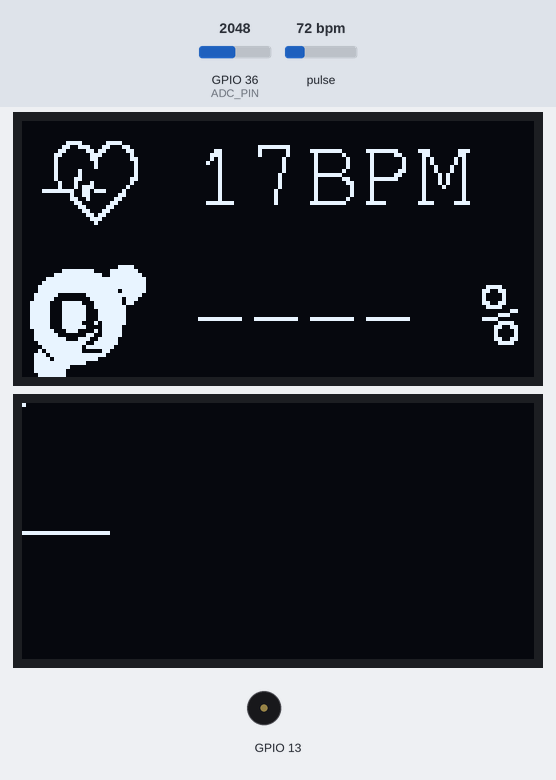
A program run on a simulated ESP32. Shown: 2 × 128×64 one-colour display, buzzer (waves = sounding). The test bench sets the inputs (shaded band); at power-on: pulse 72 bpm, GPIO 36 (ADC_PIN) = 2048 (analog values on the 0–4095 scale). The display library's start-up logo is not drawn; I2S audio is not simulated (input reads silence); what the program prints to the serial monitor is not drawn.

Above: at 6.5 s.
6.6 s: pulse set to 75 bpm
At 7.5 s:
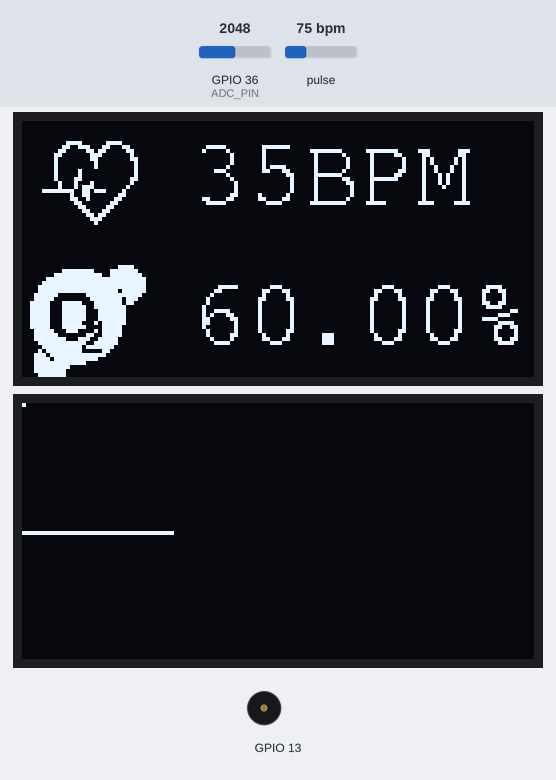
9.6 s: pulse set to 42 bpm
At 9.94 s:
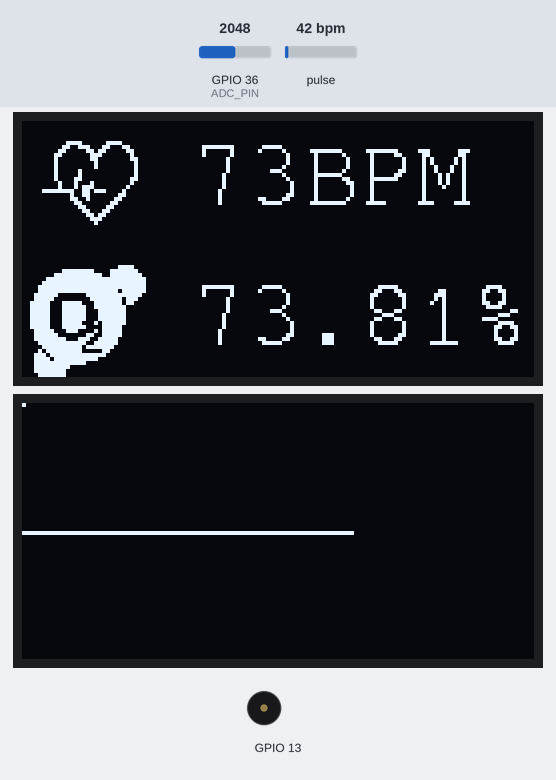
12.6 s: GPIO 36 (ADC_PIN) set to 2866
At 13.88 s:
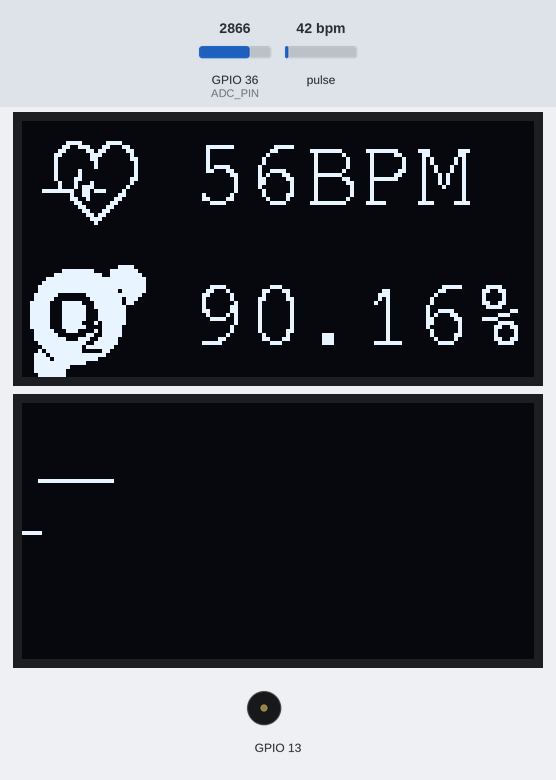
15.2 s: GPIO 36 (ADC_PIN) set to 3603
At 15.65 s:
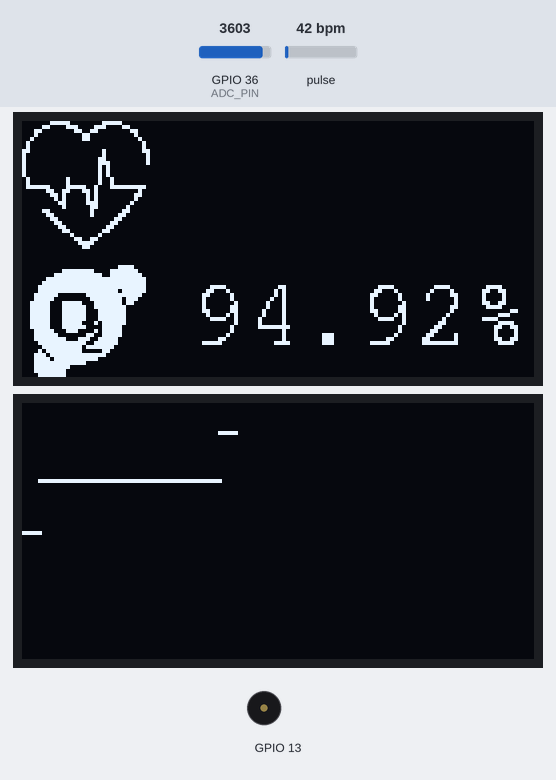
16.9 s: pulse set to 70 bpm
At 19.0 s:
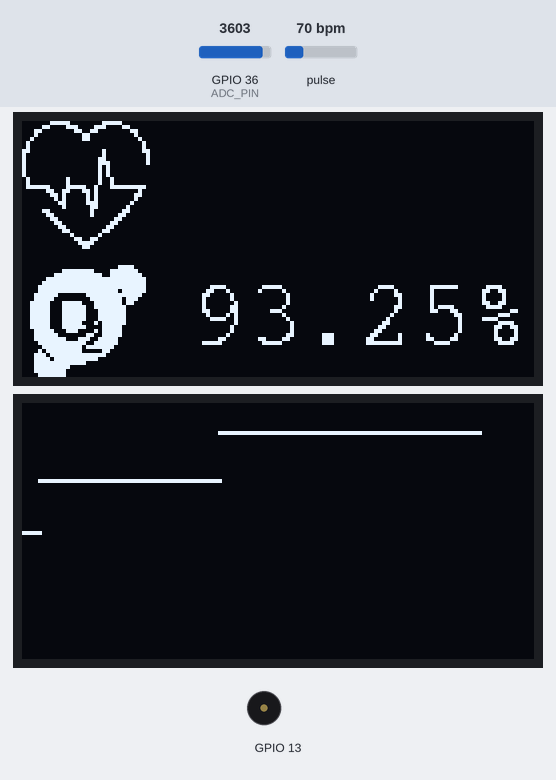
19.4 s: GPIO 36 (ADC_PIN) set to 4040
At 19.9 s:
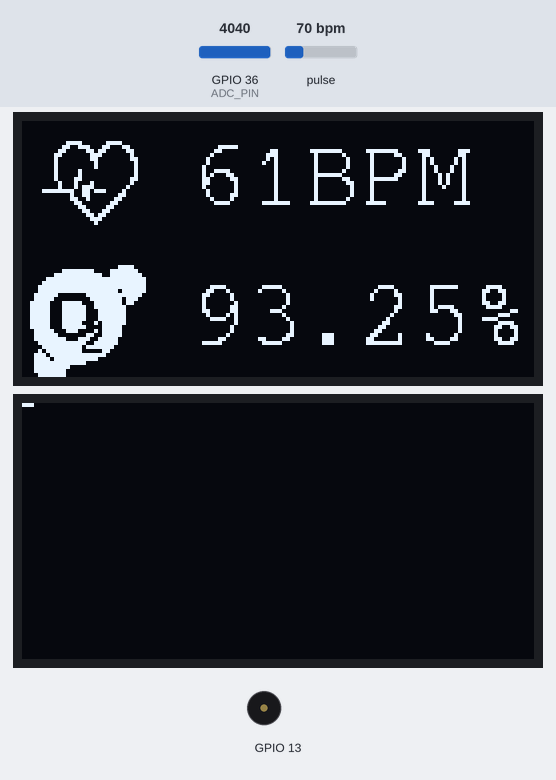
Timing chart, 0 to 22.2 s (numbered marks = the images above; inputs shaded):
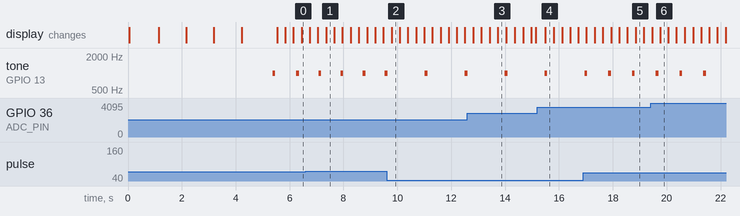

Measured:
- the behaviour switches between 73 and 74 bpm on pulse (found by bisection; images 0 and 1)
- after the input at 9.6 s, tone on GPIO 13: silent → 1000 Hz after 1.4 s, → silent 0.10 s later, → 1000 Hz 1.4 s later
- after the input at 16.9 s, tone on GPIO 13: alternates 1000 Hz for 0.10 s and silent for 0.78 s, starting after 0.94 s
- by itself, tone on GPIO 13: alternates 1000 Hz for 0.10 s and silent for 0.72 s

The program:

main.cpp
```cpp
#include <Adafruit_GFX.h>
#include <Adafruit_SSD1306.h>
#include "MAX30105.h"
#include "heartRate.h"
#include "SPI.h"
#include <Wire.h>
#include "Arduino.h"
#include "driver/i2s.h"
#include "logo.hpp"
#include "spo2_hr_display.hpp"
#include "Fonts/FreeMono12pt7b.h"
#include "map_convert.hpp"
#include "freertos/FreeRTOS.h"
#include "freertos/task.h"
#include "driver/ledc.h"
#include "esp_task_wdt.h"

//Cau hinh I2S cho cam bien
#define SAMPLE_RATE 4000
#define BCLK_PIN GPIO_NUM_32
#define DOUT_PIN GPIO_NUM_33
#define LRCL_PIN GPIO_NUM_25
#define I2S_PORT I2S_NUM_0

//Cau hinh OLED
#define SCREEN_WIDTH 128
#define SCREEN_HEIGHT 64
#define OLED_RESET    4
#define OLED_SCLK    18
#define OLED_MOSI    23
#define OLED_DC      2
#define OLED_CS      5

//Cau hinh chan doc tin hieu AC & nguong gia tri
#define ADC_PIN GPIO_NUM_36 //Chan VP(SP) - GPIO 36 (ADC1_CHANNEL0)
#define MAX_ADC_VALUE 4000 //Bien do tin hieu ADC lon nhat
#define MIN_ADC_VALUE 300 //Bien do tin hieu ADC nho nhat

Adafruit_SSD1306 display(SCREEN_WIDTH, SCREEN_HEIGHT, OLED_MOSI, OLED_SCLK, OLED_DC, OLED_RESET, OLED_CS); //Khoi tao giao thuc SPI cho OLED
Adafruit_SSD1306 display1(SCREEN_WIDTH, SCREEN_HEIGHT, &Wire, -1);
MAX30105 particleSensor;
spo2_hr_display_t param = {0};
x_y_position_t position; //Cau truc vi tri pixels
int adc_read;
int sample_taken = 0;

//Task
TaskHandle_t read_max30102 = NULL;
TaskHandle_t read_ad8232 = NULL;

void ssd1306_welcome_display(){
  display.setTextColor(WHITE);
  display.setTextSize(1);
  display.setFont(&FreeMono12pt7b); //Set font chu cho toan chuong trinh

  display.setCursor(15, 40);
  display.print("WELCOME");
  display.display();
  vTaskDelay(pdMS_TO_TICKS(1000));
  display.clearDisplay();

  display.setCursor(30, 30);
  display.print("PULSE");
  display.setCursor(10, 50);
  display.print("OXIMETER");
  display.display();
  vTaskDelay(pdMS_TO_TICKS(1000));
  display.clearDisplay();
}

void ssd1306_welcome_display1(){
  display1.setTextColor(WHITE);
  display1.setTextSize(1);
  display1.setFont(&FreeMono12pt7b); //Set font chu cho toan chuong trinh

  display1.setCursor(15, 40);
  display1.print("WELCOME");
  display1.display();
  vTaskDelay(pdMS_TO_TICKS(1000));
  display1.clearDisplay();

  display1.setCursor(30, 30);
  display1.print("PULSE");
  display1.setCursor(10, 50);
  display1.print("OXIMETER");
  display1.display();
  vTaskDelay(pdMS_TO_TICKS(1000));
  display1.clearDisplay();
}

void pwm_init(){
  //Phai khai bao dung theo thu tu struct
  ledc_timer_config_t ledc_timer = {
    .speed_mode = LEDC_HIGH_SPEED_MODE,
    .duty_resolution = LEDC_TIMER_13_BIT,
    .timer_num = LEDC_TIMER_0,
    .freq_hz = 1000,
  };
  ledc_timer_config(&ledc_timer);

  ledc_channel_config_t ledc_channel = {
    .gpio_num = GPIO_NUM_13,
    .speed_mode = LEDC_HIGH_SPEED_MODE,
    .channel = LEDC_CHANNEL_0,
    .timer_sel = LEDC_TIMER_0,
    .duty = 0,
  };
  ledc_channel_config(&ledc_channel);

  ledc_set_duty(LEDC_HIGH_SPEED_MODE, LEDC_CHANNEL_0, ledc_channel.duty);
  ledc_update_duty(LEDC_HIGH_SPEED_MODE, LEDC_CHANNEL_0);
  vTaskDelay(100 / portTICK_PERIOD_MS);
}

//Ham khoi tao giao thuc I2S cho sph0645
void i2s_sph0645_install(){
  i2s_config_t i2s_config = {
    .mode = (i2s_mode_t)(I2S_MODE_MASTER | I2S_MODE_RX),
    .sample_rate = SAMPLE_RATE,
    .bits_per_sample = I2S_BITS_PER_SAMPLE_32BIT,
    .channel_format = I2S_CHANNEL_FMT_ONLY_LEFT,
    .communication_format = I2S_COMM_FORMAT_STAND_I2S,
    .intr_alloc_flags = ESP_INTR_FLAG_LEVEL1,
    .dma_buf_count = 6,
    .dma_buf_len = 1024,
    .use_apll = false,
    .tx_desc_auto_clear = false,
    .fixed_mclk = 0,
  };

  i2s_pin_config_t i2s_pin_config = {
    .bck_io_num = BCLK_PIN,
    .ws_io_num = LRCL_PIN,
    .data_out_num = I2S_PIN_NO_CHANGE,
    .data_in_num = DOUT_PIN,
  };

  i2s_driver_install(I2S_PORT, &i2s_config, 0, NULL);
  i2s_set_pin(I2S_PORT, &i2s_pin_config);
  Serial.println(F("Cau hinh I2S thanh cong ~"));
}

//Ham khoi tao giao thuc I2C cho max30102
void i2c_max30102_install(){
  if (!particleSensor.begin(Wire, I2C_SPEED_FAST)){ //Use default I2C port, 400kHz speed
    Serial.println(F("MAX30102 not found !"));
    while(1);
  }

  //Set cac thong so cho cam bien
  byte ledBrightness = 0x1F;
  byte sampleAverage = 4;
  byte ledMode = 2;
  int sampleRate = 500;
  int pulseWidth = 411;
  int adcRange = 16384;
  // Set up the wanted parameters
  particleSensor.setup(ledBrightness, sampleAverage, ledMode, sampleRate, pulseWidth, adcRange); //Configure sensor with these settings
  particleSensor.enableDIETEMPRDY();
  particleSensor.setPulseAmplitudeRed(0x0A); //Turn Red LED to low to indicate sensor is running
}

//Ham khoi tao cac thong so cho ADC
void adc_ad8232_install(){
  pinMode(ADC_PIN, INPUT);
  analogReadResolution(12);
  analogSetPinAttenuation(ADC_PIN, ADC_11db);
}

void draw_ecg_plot(){
  if(position.x_pos > 127){
    display1.fillRect(0, 0, 128, 64, BLACK);
    position.x_pos = 0;
    position.last_x = 0;
  }

  int y_signal = adc_read;
  if(y_signal > MAX_ADC_VALUE) y_signal = MAX_ADC_VALUE;
  if(y_signal < MIN_ADC_VALUE) y_signal = MIN_ADC_VALUE;

  int y_signal_map = map_convert(y_signal, MIN_ADC_VALUE, MAX_ADC_VALUE, 0, 60);
  position.y_pos = 60 - y_signal_map;

  display1.writeLine(position.last_x, position.last_y, position.x_pos, position.last_y, WHITE);
  display1.display();

  position.last_x = position.x_pos;
  position.last_y = position.y_pos;

  position.x_pos++;
}

void read_max30102_task(void *pvParameter){
  while(1){
    esp_task_wdt_reset();
    long irValue = particleSensor.getIR();    //Reading the IR value it will permit us to know if there's a finger on the sensor or not
    if (irValue > FINGER_ON) {

      if (checkForBeat(irValue) == true) {
        display.clearDisplay();
        display.drawBitmap(0, 0, logo3_bmp, 32, 32, WHITE);
        display.setTextSize(1);
        display.setTextColor(WHITE);
        display.setCursor(42, 20);
        display.drawBitmap(0, 35, O2_bmp, 32, 32, WHITE);
        display.setCursor(42, 55);

        if (param.beatAvg > 30) display.print(String(ESpO2) + "%");
        else display.print("---- %" );
        display.display();
        tone(BUZZER_PIN, 1000);
        vTaskDelay(pdMS_TO_TICKS(100));
        noTone(BUZZER_PIN);

        heart_rate_calculate(&param);
        vTaskDelay(pdMS_TO_TICKS(10));
      }

      uint32_t ir, red ;
      particleSensor.check(); //Check the sensor, read up to 3 samples
      if (particleSensor.available()) {
        sample_taken++;
        ir = particleSensor.getFIFOIR();
        red = particleSensor.getFIFORed();

        low_pass_for_IR_RED(red, ir, &param, sample_taken);
        particleSensor.nextSample(); //We're finished with this sample so move to next sample
      }

      display.clearDisplay();
      display.drawBitmap(5, 5, logo2_bmp, 24, 21, WHITE);
      display.setTextSize(1);
      display.setTextColor(WHITE);
      display.setCursor(42, 20);
      display.print(param.beatAvg);
      display.println("BPM");
      display.drawBitmap(0, 35, O2_bmp, 32, 32, WHITE);
      display.setCursor(42, 55);
      if (param.beatAvg > 30) display.print(String(ESpO2) + "%");
      else display.print("---- %" );
      display.display();
    }
    else {
      for (byte rx = 0 ; rx < RATE_SIZE ; rx++) rates[rx] = 0;
      param.beatAvg = 0;
      param.SpO2 = 0;
      param.aveir = 0;
      param.avered = 0;
      param.sumirrms = 0;
      param.sumredrms = 0;
      rateSpot = 0;
      lastBeat = 0;
      ESpO2 = 90.0;
      display.clearDisplay();
      display.setTextSize(1);
      display.setTextColor(WHITE);
      display.setCursor(22, 30);
      display.println("Finger");
      display.setCursor(22, 50);
      display.println("Please");
      display.display();
    }
  }
}

void read_ad8232_task(void *pvParameter){
  while(1){
    esp_task_wdt_reset(); //Reset watchdog
    adc_read = analogRead(ADC_PIN);
    draw_ecg_plot();
    vTaskDelay(10 / portTICK_PERIOD_MS);
  }
}

void setup() {
  Serial.begin(115200);
  Serial.println("System Start");

  //Khoi tao man hinh 1
  if(!display.begin(SSD1306_SWITCHCAPVCC, 0x3C)){
    Serial.println(F("Failed to connected to SPI SSD1306"));
  }
  display.display();

  //Khoi tao man hinh 2
  if(!display1.begin(SSD1306_SWITCHCAPVCC, 0x3C)){
    Serial.println(F("Failed to connected to I2C SSD1306"));
  }
  display1.display();
  vTaskDelay(pdMS_TO_TICKS(1000));
  display.clearDisplay();
  display1.clearDisplay();
  ssd1306_welcome_display();
  ssd1306_welcome_display1();

  //Khoi tao
  adc_ad8232_install();
  i2s_sph0645_install();
  i2c_max30102_install();
  pwm_init();

  xTaskCreatePinnedToCore(read_ad8232_task, "ECG task", 1024 * 5, NULL, 5, &read_ad8232, 0);
  xTaskCreatePinnedToCore(read_max30102_task, "PPG task", 1024 * 15, NULL, 5, &read_max30102, 1);
}

void loop() {
  /**
   * @note Trong vong loop, cac task se tu dong duoc freeRTOS thuc thi song song
   * Do do, khong can phai thuc thi bat ky ma nao o day nua
   */
  vTaskDelete(NULL);
}
```
